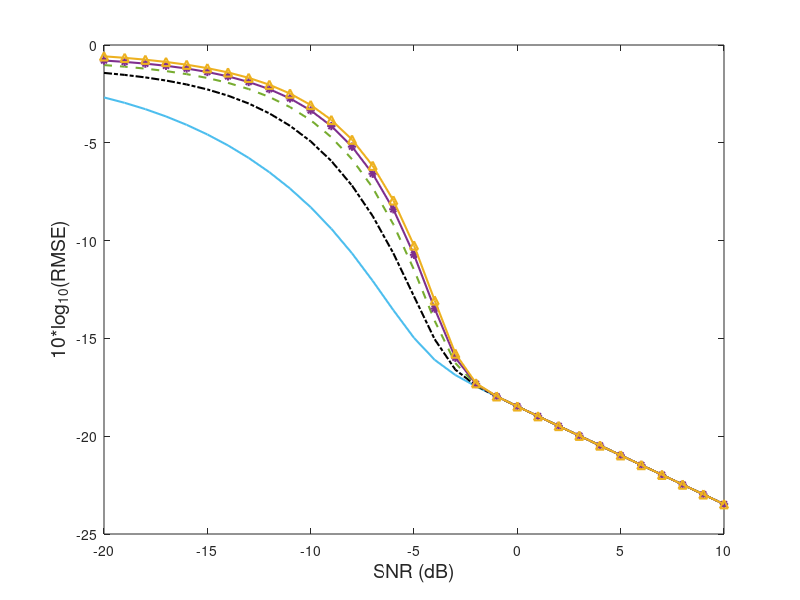

Recreate this plot in MATLAB. (Note: this script raises an error after producing the figure.)
% WWB adapted from NF5.m
close all; clear; clc;


% von Mises
mu = pi/2;
kappa = 2;

% signal & noise sample
SNR_dB_vec = -20 : 1 : 10;
SNR_vec = 10.^(SNR_dB_vec/10); % SNR
K_vec = [20];
K=K_vec(1);

% WWB settings
s_vec = [0.5];
s = s_vec(1);
si=s;
sj=s;
%++++++++++++++++++++++++++++++++++++++++++++++++++++++++++++
% WWB
%++++++++++++++++++++++++++++++++++++++++++++++++++++++++++++

dd = 0.0001; % for integration


% Setting up Test points
SL = zeros(1,K/2-1);% test points ('S'), Sidelobe peaks
for k=1:K/2-1
    SL(k) = 2*(k+0.5-0.25*(1-k/(K/2-1)))/K;
end
hh = [0.001 0.01 SL]*pi; % test points 'C'+'S'; Our purpose is just to see differences between number of test points; using 'E' elements will not introduce much insight
nh = length(hh);
WWB = zeros(nh-2, length(SNR_vec));% excluding 0.001*pi, 0.01*pi, temporarily, we will add them back during evaluation


h = waitbar( 0, sprintf( 'WWB evaluation for  SNR = %d dB and number of test points = 2+%d ', SNR_dB_vec(1),1) );
cont=1/(nh-2)/length(SNR_vec)*2;
for idx_nh = 1:2:(nh-2)
    fprintf('testing %d ''S'' elements\n', idx_nh);
    for idx_SNR = 1:length(SNR_vec)
        waitbar(cont, h, sprintf( 'WWB evaluation for  SNR = %d dB and number of test points = 2 + %d ', SNR_dB_vec(idx_SNR),idx_nh));
        cont = cont + 1/(nh-2)/length(SNR_vec)*2;
        SNR = SNR_vec(idx_SNR);

        hv = hh(1:(idx_nh+2)); % include 0.001*pi, 0.01*pi and [1, 3, 5, 7, 9]

        Q = zeros(length(hv),length(hv));
        for ii=1:length(hv)
            hi = hv(ii);

            % denominator, part 1 of 2
            mu_hi = -si*(1-si)*2*SNR*(K-cos(hi*(K-1)/2)*sin(hi*K/2)/sin(hi/2));
            d = hi/(2*pi);
            d = round(d/dd)*dd;
            v = (0+dd/2): dd : (1-d-dd/2);
            ph = exp(kappa * ((si-1)*cos(2*pi*v-mu) - si*cos(2*pi*v-mu+hi))) / besseli(0, kappa);
            exp_gam_hi = sum(ph)*dd;
            exp_eta_hi = exp(mu_hi) * exp_gam_hi;
            for jj=1:length(hv)
                hj = hv(jj);

                % denominator, part 2 of 2
                mu_hj = -sj*(1-sj)*2*SNR*(K-cos(hj*(K-1)/2)*sin(hj*K/2)/sin(hj/2));
                d = hj/(2*pi);
                d = round(d/dd)*dd;
                v = (0+dd/2): dd : (1-d-dd/2);
                ph = exp(kappa * ((sj-1)*cos(2*pi*v-mu) - sj*cos(2*pi*v-mu+hj))) / besseli(0, kappa);
                exp_gam_hj = sum(ph)*dd;
                exp_eta_hj = exp(mu_hj) * exp_gam_hj;

                % nominator
                if jj==ii
                    mu_4 = SNR*(...
                                K*((si+sj-1)^2+(si-1)^2+(sj-1)^2-1) ...
                                -2*(si+sj-1)*(si-1)*cos(hi*(K-1)/2)*sin(hi*K/2)/sin(hi/2) ...
                                -2*(si+sj-1)*(sj-1)*cos(hj*(K-1)/2)*sin(hj*K/2)/sin(hj/2) ...
                                +2*(si-1)*(sj-1)*K...
                                );
                    mu_1 = SNR*(...
                                K*((si+sj-1)^2+si^2+sj^2-1) ...
                                +2*si*sj*K...
                                -2*(si+sj-1)*si*cos(hi*(K-1)/2)*sin(hi*K/2)/sin(hi/2) ...
                                -2*(si+sj-1)*sj*cos(hj*(K-1)/2)*sin(hj*K/2)/sin(hj/2)...
                                );
                else    
                    mu_4 = SNR*(...
                                K*((si+sj-1)^2+(si-1)^2+(sj-1)^2-1) ...
                                -2*(si+sj-1)*(si-1)*cos(hi*(K-1)/2)*sin(hi*K/2)/sin(hi/2) ...
                                -2*(si+sj-1)*(sj-1)*cos(hj*(K-1)/2)*sin(hj*K/2)/sin(hj/2) ...
                                +2*(si-1)*(sj-1)*cos((hi-hj)*(K-1)/2)*sin((hi-hj)*K/2)/sin((hi-hj)/2)...
                                );
                    mu_1 = SNR*(...
                                K*((si+sj-1)^2+si^2+sj^2-1) ...
                                +2*si*sj*cos((hi-hj)*(K-1)/2)*sin((hi-hj)*K/2)/sin((hi-hj)/2)...
                                -2*(si+sj-1)*si*cos(hi*(K-1)/2)*sin(hi*K/2)/sin(hi/2) ...
                                -2*(si+sj-1)*sj*cos(hj*(K-1)/2)*sin(hj*K/2)/sin(hj/2)...
                                );
                end
                mu_2 = SNR*(...
                            K*(sj^2+(si-1)^2+(si-sj)^2-1) ...
                            -2*sj*(si-1)*cos((hi+hj)*(K-1)/2)*sin((hi+hj)*K/2)/sin((hi+hj)/2)...
                            +2*sj*(si-sj)*cos(hj*(K-1)/2)*sin(hj*K/2)/sin(hj/2)...
                            -2*(si-1)*(si-sj)*cos(hi*(K-1)/2)*sin(hi*K/2)/sin(hi/2)...
                            );
                mu_3 = SNR*(...
                            K*(si^2+(sj-1)^2+(si-sj)^2-1) ...
                            -2*si*(sj-1)*cos((hi+hj)*(K-1)/2)*sin((hi+hj)*K/2)/sin((hi+hj)/2)...
                            +2*si*(sj-si)*cos(hi*(K-1)/2)*sin(hi*K/2)/sin(hi/2)...
                            -2*(sj-1)*(sj-si)*cos(hj*(K-1)/2)*sin(hj*K/2)/sin(hj/2)...
                            );

                d = abs(hi-hj)/2/pi; 
                d = round(d/dd)*dd;
                d4 = min(hi,hj)/2/pi;
                v = (d4+dd/2) : dd : (1-d-dd/2);
                ph4 = (1/besseli(0, kappa)) * exp(kappa * ...
                                                        ((1-si-sj)*cos(2*pi*(v+d)-mu) ...
                                                          + (si-1)*cos(2*pi*(v+d)-mu-hi) ...
                                                          + (sj-1)*cos(2*pi*(v+d)-mu-hj)));
                exp_gam_4 = sum(ph4)*dd;

                d = abs(hi-hj)/2/pi;
                d = round(d/dd)*dd;
                d1 = min(hi,hj)/2/pi;
                v = (d1+dd/2) : dd : (1-d-dd/2);
                ph1 = (1/besseli(0, kappa)) * exp(kappa * ...
                                                        ((si+sj-1)*cos(2*pi*v-mu-hj) ...
                                                          - si*cos(2*pi*(v+d)-mu) ...
                                                          - sj*cos(2*pi*v-mu))...
                        );
                exp_gam_1 = sum(ph1)*dd;

                d = (hi+hj)/2/pi;
                d = round(d/dd)*dd;
                d2 = 0;
                v = (d2+dd/2) : dd : (1-d-dd/2);
                ph2 = (1/besseli(0, kappa)) * exp(kappa * ...
                                                        ((sj-si)*cos(2*pi*v+hi-mu) ...
                                                          - sj*cos(2*pi*(v+d)-mu)...
                                                          + (si-1)*cos(2*pi*v-mu)));
                exp_gam_2 = sum(ph2)*dd;

                d = (hi+hj)/2/pi;
                d = round(d/dd)*dd;
                d3 = 0;
                v = (d3+dd/2) : dd : (1-d-dd/2);
                ph3 = (1/besseli(0, kappa)) * exp(kappa * ...
                                                        ((si-sj)*cos(2*pi*v+hj-mu) ...
                                                          - si*cos(2*pi*(v+d)-mu) ...
                                                          + (sj-1)*cos(2*pi*v-mu)));
                exp_gam_3 = sum(ph3)*dd;

                exp_eta_1 = exp(mu_1) * exp_gam_1;
                exp_eta_2 = exp(mu_2) * exp_gam_2;
                exp_eta_3 = exp(mu_3) * exp_gam_3;
                exp_eta_4 = exp(mu_4) * exp_gam_4;

                Q(ii,jj) = (exp_eta_1 - exp_eta_2 - exp_eta_3 + exp_eta_4)/(exp_eta_hi*exp_eta_hj);
            end % jj
        end % ii
        WWB(idx_nh, idx_SNR) = 10*log10(sqrt(hv*inv(Q)*hv.'));
    end % SNR
end % number of test points, i.e. length of subsets of  hv
close(h);

%% plot Fig 8
close; clc;figure(806); % figure 8(f)
presentation = 1;      % 0 for manuscript (B/W), 1 for pres (color)
if presentation
    lw = 1.5;
    lwW = 2.0;
    FS = 14;
else
    lw = 0.5;
    lwW = 0.5;
    FS = 12;
end

C = {[0.3010 0.7450 0.9330],...
    'k',...
    [0.4660 0.6740 0.1880],...
    [0.4940 0.1840 0.5560],...
    [0.9290 0.6940 0.1250]}; % Cell array of colors.

Lt = {'-', '-.','--', '*-', '^-'}; % Marker and line types

idx_plot = 1;
for idx_nh=1:2:nh-2
    hw1(idx_plot)=plot(SNR_dB_vec,WWB(idx_nh,:),Lt{idx_plot},'Linewidth',lw, 'color', C{idx_plot});hold on;
    legendText{idx_plot} = [num2str(idx_nh) ' points'];
    idx_plot = idx_plot + 1;
end
hold off
xlabel('SNR (dB)','Fontsize',FS)
ylabel('10*log_{10}(RMSE)','Fontsize',FS)
ax=gca;
ax.FontSize = 14; 

legend(hw1, legendText,'Box','off', 'Fontsize', FS);
set(gca,'XMinorTick','on','YMinorTick','on');
grid on
axis([min(SNR_dB_vec) max(SNR_dB_vec) -25 5]);
save("WWB_NF7f.mat")